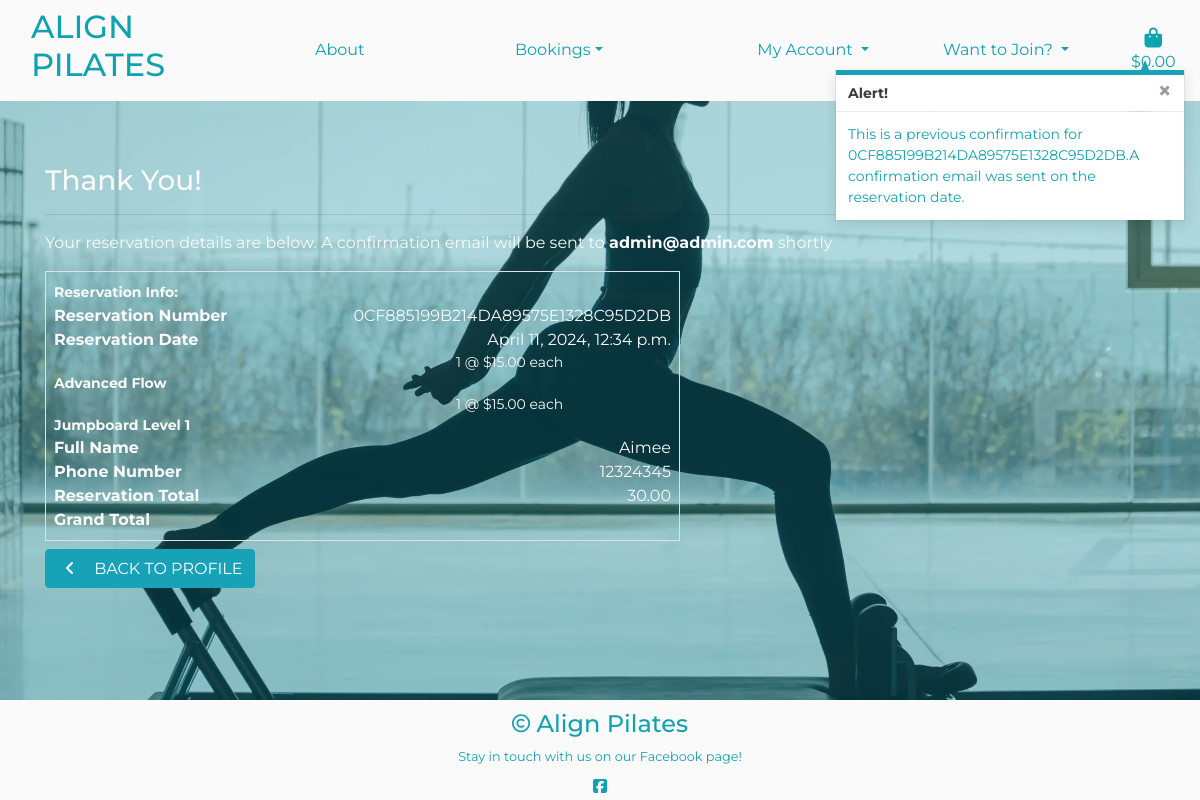
Page /profile/reservation_history/0CF885199B214DA89575E1328C95D2DB on the committed database.
### checkout/models.py (models this page shows, shortened)
class Reservation(models.Model):
    reservation_number = models.CharField(max_length=32, null=False, editable=False)
    user_profile = models.ForeignKey(UserProfile, on_delete=models.SET_NULL, null=True,
                                    blank=True, related_name='reservations')
    full_name = models.CharField(max_length=50, null=False, blank=False)
    email = models.EmailField(max_length=254, null=False, blank=False)
    phone_number = models.CharField(max_length=20, null=False, blank=False)
    date = models.DateTimeField(auto_now_add=True)
    reservation_total = models.DecimalField(max_digits=10, decimal_places=2, null=False, default=0)
    original_basket = models.TextField(null=False, blank=False, default='')
    stripe_pid = models.CharField(max_length=254, null=False, blank=False, default='')

class ReservationLineItem(models.Model):
    reservation = models.ForeignKey(Reservation, null=False, blank=False, on_delete=models.CASCADE, related_name='lineitems')
    class_type = models.ForeignKey(Class_Type, null=False, blank=False, on_delete=models.CASCADE)
    quantity = models.IntegerField(null=False, blank=False, default=1)
    lineitem_total = models.DecimalField(max_digits=6, decimal_places=2, null=False, blank=False, editable=False)

### classes/models.py (models this page shows)
class Class_Type(models.Model):
    name = models.CharField(max_length=254)
    level = models.ForeignKey('Level', null=True, blank=True, on_delete=models.SET_NULL)
    description = models.TextField()
    teacher = models.CharField(max_length=254)
    cost = models.DecimalField(max_digits=4, decimal_places=2)
    time = models.TimeField()
    day = models.CharField(max_length=9)
    rating = models.DecimalField(max_digits=6, decimal_places=2, null=True, blank=True)
    day_number = models.IntegerField(default=1)
    def __str__(self):
        return self.name

### profiles/views.py (the view)
# urls.py: path('reservation_history/<reservation_number>', views.reservation_history , name='reservation_history'),
def reservation_history(request, reservation_number):
    reservation = get_object_or_404(Reservation, reservation_number=reservation_number)
    messages.info(request, (
        f'This is a previous confirmation for { reservation_number }.'
        'A confirmation email was sent on the reservation date.'
    ))
    template = 'checkout/checkout_success.html'
    context = {
        'reservation': reservation,
        'from_profile': True,
    }
    return render(request, template, context)

### basket/contexts.py (called while the page is built, shortened)
def basket_contents(request):
    basket_items = []
    grand_total = 0
    class_count = 0
    cost = 15
    basket = request.session.get('basket', {})
    context = {
        'basket_items': basket_items,
        'grand_total': grand_total,
        'class_count': class_count,
    }
    return context

### checkout/templates/checkout/checkout_success.html (shortened to what this page needs)
{% extends 'base.html' %}
{% load static %}
{% block extra_css %}
    <link rel="stylesheet" href="{% static 'checkout/css/checkout.css' %}">
{% endblock %}
{% block page_header %}
    <div class="container header-container">
    </div>
{% endblock %}
{% block content %}
    <div class="overlay"></div>
    <div class="container">
        <div class="row">
            <div class="col">
                <h3>Thank You!</h3>
                <hr>
                <p>Your reservation details are below. A confirmation email will be sent to
                    <strong>{{ reservation.email }}</strong> shortly</p>
            </div>
        </div>
        <div class="row">
            <div class="col-12 col-lg-7">
                <div class="reservation-confirmation-wrapper p-2 border">
                    <div class="row">
                        <div class="col">
                            <small class="mb-0 font-weight-bold">Reservation Info:</small>
                        </div>
                    </div>
                    <div class="row">
                        <div class="col-12 col-md-4">
                            <p class="mb-0 font-weight-bold">Reservation Number</p>
                        </div>
                        <div class="col-12 col-md-8 text-md-right">
                            <p class="mb-0">{{ reservation.reservation_number }}</p>
                        </div>
                    </div>
                    <div class="row">
                        <div class="col-12 col-md-4">
                            <p class="mb-0 font-weight-bold">Reservation Date</p>
                        </div>
                        <div class="col-12 col-md-8 text-md-right">
                            <p class="mb-0">{{ reservation.date }}</p>
                        </div>
                    </div>
                    {% for item in reservation.lineitems.all %}
                    <div class="row">
                        <div class="col-12 col-md-4">
                        </div>
                        <div class="col-12 col-md-6 text-md-right">
                            <p class="small mb-0">{{ item.quantity }} @ ${{ item.lineitem_total }} each</p>
                        </div>
                        <div class="col-12 col-md-4">
                            <p class="small mb-0 font-weight-bold">
                                {{ item.class_type }}
                            </p>
                        </div>
                    </div>
                    {% endfor %}
                    <div class="row">
                        <div class="col-12 col-md-4">
                            <p class="mb-0 font-weight-bold">Full Name</p>
                        </div>
                        <div class="col-12 col-md-8 text-md-right">
                            <p class="mb-0">{{ reservation.full_name }}</p>
                        </div>
                    </div>
                    <div class="row">
                        <div class="col-12 col-md-4">
                            <p class="mb-0 font-weight-bold">Phone Number</p>
                        </div>
                        <div class="col-12 col-md-8 text-md-right">
                            <p class="mb-0">{{ reservation.phone_number }}</p>
                        </div>
                    </div>
                    <div class="row">
                        <div class="col-12 col-md-4">
                            <p class="mb-0 font-weight-bold">Reservation Total</p>
                        </div>
                        <div class="col-12 col-md-8 text-md-right">
                            <p class="mb-0">{{ reservation.reservation_total }}</p>
                        </div>
                    </div>
                    <div class="row">
                        <div class="col-12 col-md-4">
                            <p class="mb-0 font-weight-bold">Grand Total</p>
                        </div>
                        <div class="col-12 col-md-8 text-md-right">
                        </div>
                    </div>
                </div>
            </div>
        </div>
        <div class="row">
            <div class="col-12 col-lg-7">
                {% if from_profile %}
                    <a href="{% url 'profile' %}" class="btn btn-info my-2">
                        <span class="icon mr-2">
                            <i class="fas fa-angle-left"></i>
                        </span>
                        <span class="text-uppercase">Back to Profile</span>
                    </a>
                {% else %}
                    <a href="{% url 'classes' %}" class="btn btn-info">
                        <span>Return to our timetable to see more of what we have to offer.</span>
                    </a>
                {% endif %}
            </div>
        </div>
    </div>
{% endblock %}

### static/css/base.css (style rules this page uses)
html { height: 100%; }
body { background: url('/media/pilates-site-header.webp') no-repeat center center fixed; height: calc(100vh - 164px); background-size: cover; color: #fafafa; font-family: 'Montserrat'; min-height: 100vh; display: flex; flex-direction: column; }
.header-container { height: 164px; }
button, .btn { margin-bottom: 10px; }
a { color: #0FA3B1; }
.overlay { height: 100%; width: 100%; top: 0; left: 0; position: fixed; background: #0FA3B1; opacity: 0.3; z-index: -1; }
.icon { align-items: center; display: inline-flex; justify-content: center; height: 1.5rem; width: 1.5rem; }

### rows in the picture
Reservation: email "admin@admin.com", reservation_number "0CF885199B214DA89575E1328C95D2DB", date "April 11, 2024, 12:34 p.m.", full_name "Aimee", phone_number "12324345", reservation_total "30.00"
ReservationLineItem: quantity "1", lineitem_total "15.00", class_type "Advanced Flow"
ReservationLineItem: quantity "1", lineitem_total "15.00", class_type "Jumpboard Level 1"

### other values in the picture
{{ message }} "This is a previous confirmation for 0CF885199B214DA89575E1328C95D2DB.A confirmation email was sent on the reservation date."
